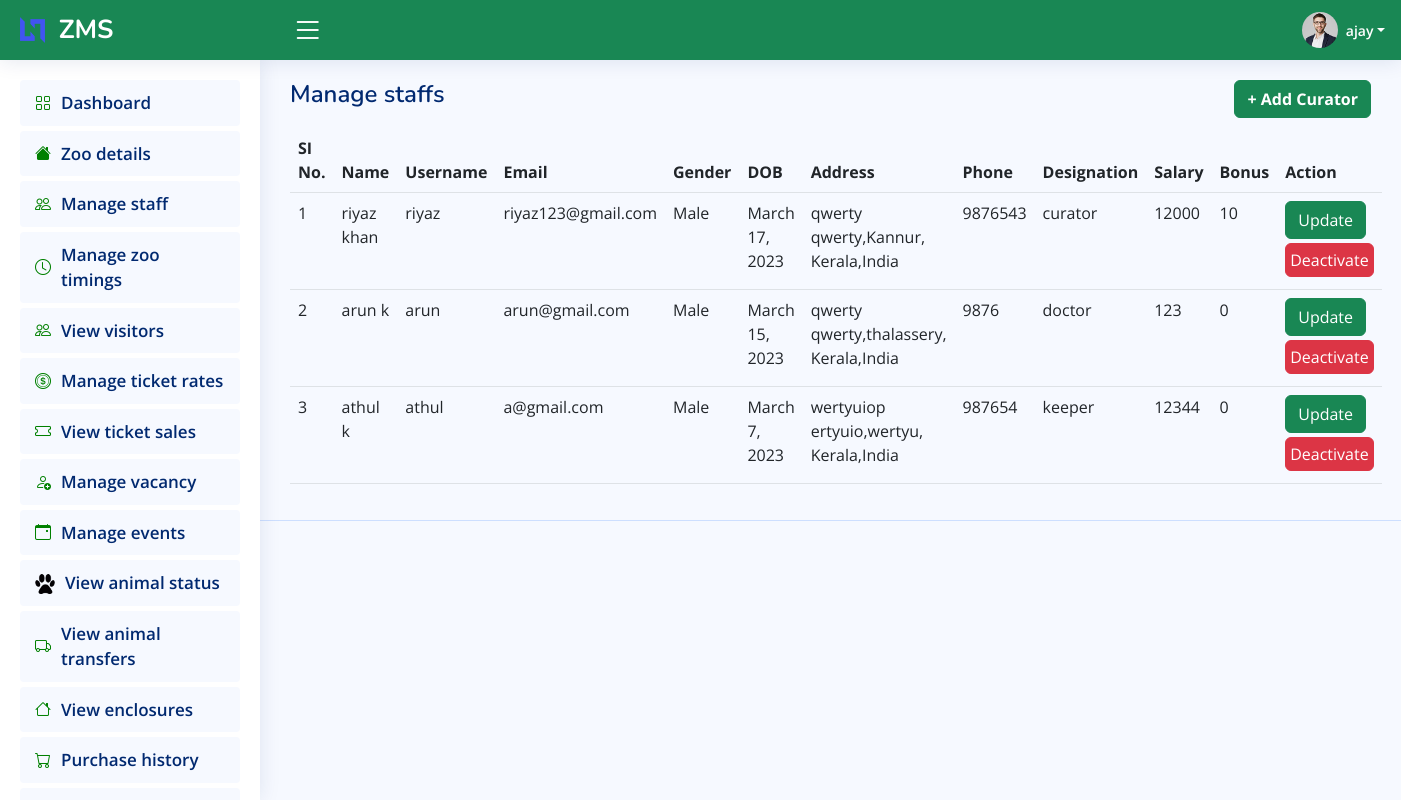
Page /director/manage_staff/ (signed in) on the earlier database version.
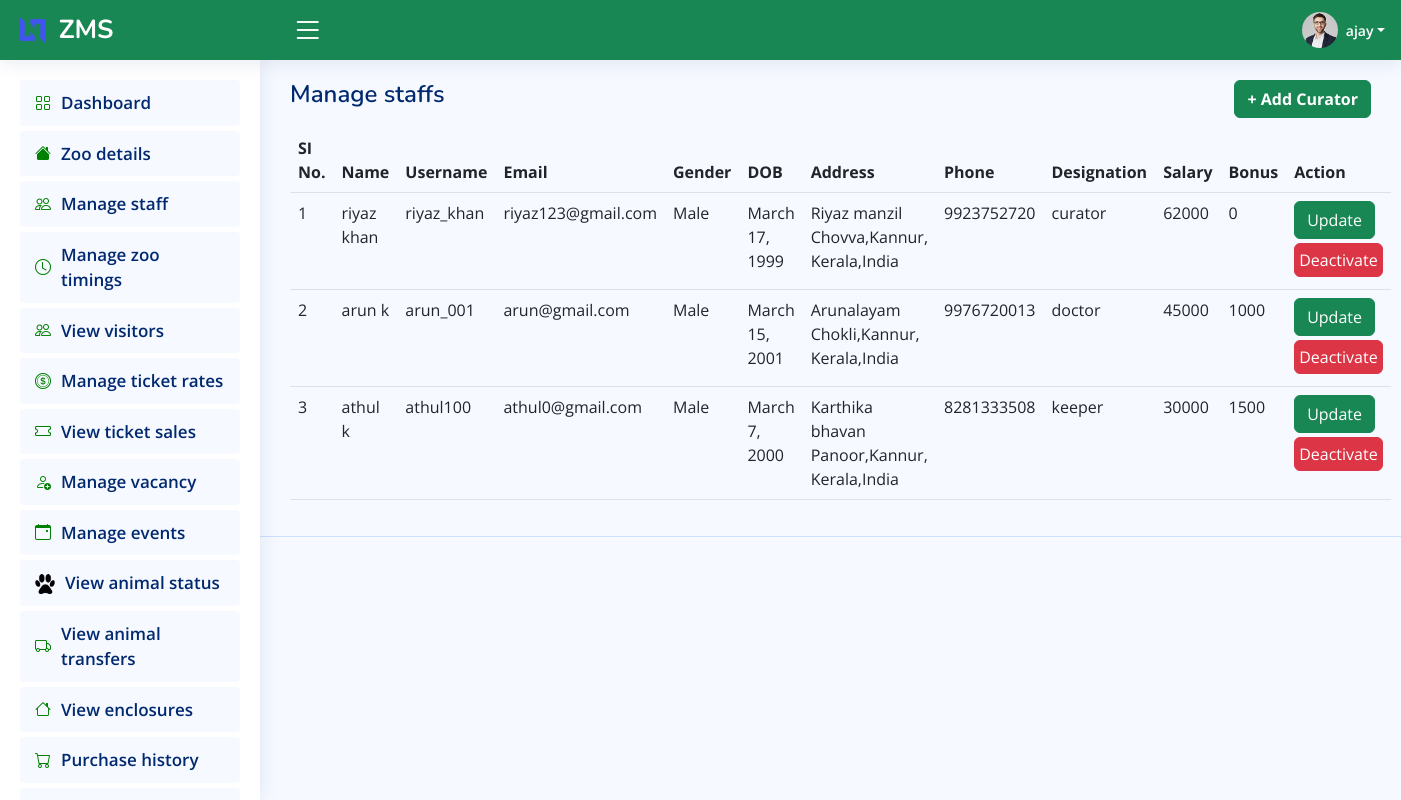
Same page on the later database version.
### accounts/models.py (models this page shows)
class Users(AbstractUser):
    gen_choice = (('m','male'),('f','female'))
    con_choice = (('Afghanistan', 'Afghanistan'),('Albania', 'Albania'),('Algeria', 'Algeria'),('Andorra', 'Andorra'),('Angola', 'Angola'),('Antigua and Barbuda', 'Antigua and Barbuda'),('Argentina', 'Argentina'),('Armenia', 'Armenia'),('Australia', 'Australia'),('Austria', 'Austria'),('Azerbaijan', 'Azerbaijan'),('Bahamas', 'Bahamas'),('Bahrain', 'Bahrain'),('Bangladesh', 'Bangladesh'),('Barbados', 'Barbados'),('Belarus', 'Belarus'),('Belgium', 'Belgium'),('Belize', 'Belize'),('Benin', 'Benin'),('Bhutan', 'Bhutan'),('Bolivia', 'Bolivia'),('Bosnia and Herzegovina', 'Bosnia and Herzegovina'),('Botswana', 'Botswana'),('Brazil', 'Brazil'),
        ('Brunei', 'Brunei'),('Bulgaria', 'Bulgaria'),('Burkina Faso', 'Burkina Faso'),('Burundi', 'Burundi'),('Cabo Verde', 'Cabo Verde'),('Cambodia', 'Cambodia'),('Cameroon', 'Cameroon'),('Canada', 'Canada'),('Central African Republic', 'Central African Republic'),('Chad', 'Chad'),('Chile', 'Chile'),('China', 'China'),('Colombia', 'Colombia'),('Comoros', 'Comoros'),('Congo', 'Congo'),('Costa Rica', 'Costa Rica'),('Croatia', 'Croatia'),('Cuba', 'Cuba'),('Cyprus', 'Cyprus'),('Czech Republic', 'Czech Republic'),('Denmark', 'Denmark'),('Djibouti', 'Djibouti'),('Dominica', 'Dominica'),('Dominican Republic', 'Dominican Republic'),('Ecuador', 'Ecuador'),
        ('Egypt', 'Egypt'),('El Salvador', 'El Salvador'),('Equatorial Guinea', 'Equatorial Guinea'),('Eritrea', 'Eritrea'),('Estonia', 'Estonia'),('Eswatini', 'Eswatini'),('Ethiopia', 'Ethiopia'),('Fiji', 'Fiji'),('Finland', 'Finland'),('France', 'France'),('Gabon', 'Gabon'),('Gambia', 'Gambia'),('Georgia', 'Georgia'),('Germany', 'Germany'),('Ghana', 'Ghana'),('Greece', 'Greece'),('Grenada', 'Grenada'),('Guatemala', 'Guatemala'),('Guinea', 'Guinea'),('Guinea-Bissau', 'Guinea-Bissau'),('Guyana', 'Guyana'),('Haiti', 'Haiti'),('Honduras', 'Honduras'),('Hungary', 'Hungary'),('Iceland','Iceland'),("India", "India"),("Indonesia", "Indonesia"),("Iran", "Iran"),
        ("Iraq", "Iraq"),("Ireland", "Ireland"),('Israel', 'Israel'),('Italy', 'Italy'),('Jamaica', 'Jamaica'),('Japan', 'Japan'),('Jordan', 'Jordan'),('Kazakhstan', 'Kazakhstan'),('Kenya', 'Kenya'),('Kiribati', 'Kiribati'),('North Korea', 'North Korea'),('South Korea', 'South Korea'),('Kuwait', 'Kuwait'),('Kyrgyzstan', 'Kyrgyzstan'),('Laos', 'Laos'),('Latvia', 'Latvia'),('Lebanon', 'Lebanon'),('Lesotho', 'Lesotho'),('Liberia', 'Liberia'),('Libya', 'Libya'),('Liechtenstein', 'Liechtenstein'),('Lithuania', 'Lithuania'),('Luxembourg', 'Luxembourg'),('Madagascar', 'Madagascar'),('Malawi', 'Malawi'),('Malaysia', 'Malaysia'),('Maldives', 'Maldives'),('Mali', 'Mali'),
        ('Malta', 'Malta'),('Marshall Islands', 'Marshall Islands'),('Mauritania', 'Mauritania'),('Mauritius', 'Mauritius'),('Mexico', 'Mexico'),('Micronesia', 'Micronesia'),('Moldova', 'Moldova'),('Monaco', 'Monaco'),('Mongolia', 'Mongolia'),('Montenegro', 'Montenegro'),('Morocco', 'Morocco'),('Mozambique', 'Mozambique'),('Myanmar', 'Myanmar'),('Namibia', 'Namibia'),('Nauru', 'Nauru'),('Nepal', 'Nepal'),('Netherlands', 'Netherlands'),('New Zealand', 'New Zealand'),('Nicaragua', 'Nicaragua'),('Niger', 'Niger'),('Nigeria', 'Nigeria'),('North Macedonia', 'North Macedonia'),('Norway', 'Norway'),('Oman', 'Oman'),('Pakistan', 'Pakistan'),('Palau', 'Palau'),('Panama', 'Panama'),
        ('Papua New Guinea', 'Papua New Guinea'),('Paraguay', 'Paraguay'),('Peru', 'Peru'),('Philippines', 'Philippines'),('Poland', 'Poland'),('Portugal', 'Portugal'),('Qatar', 'Qatar'),('Romania', 'Romania'),('Russia', 'Russia'),('Rwanda', 'Rwanda'),('Saint Kitts and Nevis', 'Saint Kitts and Nevis'),('Saint Lucia', 'Saint Lucia'),('Saint Vincent and the Grenadines', 'Saint Vincent and the Grenadines'),('Samoa', 'Samoa'),('San Marino', 'San Marino'), ('Sao Tome and Principe','Sao Tome and Principe'), ('Saudi Arabia','Saudi Arabia'), ('Senegal','Senegal'), ('Serbia','Serbia'), ('Seychelles','Seychelles'), ('Sierra Leone','Sierra Leone'),('Singapore','Singapore'), ('Slovakia','Slovakia'),
        ('Slovenia','Slovenia'), ('Solomon Islands','Solomon Islands'), ('Somalia','Somalia'), ('South Africa','South Africa'), ('South Sudan','South Sudan'), ('Spain','Spain'), ('Sri Lanka','Sri Lanka'), ('Sudan','Sudan'), ('Suriname','Suriname'), ('Sweden','Sweden'), ('Switzerland','Switzerland'), ('Syria','Syria'), ('Taiwan','Taiwan'), ('Tajikistan','Tajikistan'), ('Tanzania','Tanzania'), ('Thailand','Thailand'), ('Timor-Leste','Timor-Leste'), ('Togo','Togo'), ('Tonga','Tonga'), ('Trinidad and Tobago','Trinidad and Tobago'), ('Tunisia','Tunisia'), ('Turkey','Turkey'), ('Turkmenistan','Turkmenistan'), ('Tuvalu','Tuvalu'), ('Uganda','Uganda'), ('Ukraine','Ukraine'),
        ('United Arab Emirates','United Arab Emirates'), ('United Kingdom','United Kingdom'), ('United States','United States'), ('Uruguay','Uruguay'), ('Uzbekistan','Uzbekistan'), ('Vanuatu','Vanuatu'), ('Vatican City','Vatican City'), ('Venezuela','Venezuela'), ('Vietnam','Vietnam'), ('Yemen','Yemen'), ('Zambia','Zambia'), ('Zimbabwe','Zimbabwe')
    )
    gender = models.CharField(max_length=1,choices=gen_choice)
    dob = models.DateField(null=True,blank=True)
    country = models.CharField(max_length=32,choices=con_choice)
    state = models.CharField(max_length=30)
    city = models.CharField(max_length=20)
    street = models.CharField(max_length=20)
    pincode = models.IntegerField(null=True,blank=True)
    house_name = models.CharField(max_length=50)
    phone = models.BigIntegerField(default=0)
    usertype = models.CharField(max_length=15)
    profile = models.ImageField(upload_to="DP",max_length=300,verbose_name="profile photo",default="null")
    id_card = models.FileField(upload_to="id",max_length=300)
    def __str__(self):
        return self.username

class Staffs(models.Model):
    desig = models.CharField(max_length=20,verbose_name="Designation")
    salary = models.BigIntegerField()
    bonus = models.IntegerField(default=0)
    user = models.ForeignKey(to=Users,on_delete=models.CASCADE)

### Director/views.py (the view)
# urls.py: path('manage_staff/',staffList,name="director_manage_staff"),
@login_required()
def staffList(request):
    staffObj = Staffs.objects.exclude(desig = 'director')
    return render(request,'view staffs.html',{'staffs':staffObj})

### Director/templates/view staffs.html (shortened to what this page needs)
{% extends 'shared/directorpanel.html' %}
{% block pagetitle %}
<div class="d-flex justify-content-between">
    <h1>Manage staffs</h1>
    <a href="{% url 'director_add_curator' %}" class="btn btn-success text-white" style="width:max-content;"> <b>+ Add Curator</b> </a>
</div>
{% endblock pagetitle %}
{% block display %}
    <div class="row">
        <div class="col-sm-12">
            <table class="table table-stripped datatable" style="height: inherit;">
                <thead>
                    <tr>
                        <th>SI No.</th>
                        <th>Name</th>
                        <th>Username</th>
                        <th>Email</th>
                        <th>Gender</th>
                        <th>DOB</th>
                        <th>Address</th>
                        <th>Phone</th>
                        <th>Designation</th>
                        <th>Salary</th>
                        <th>Bonus</th>
                        <th>Action</th>
                    </tr>
                </thead>
                {% for staff in staffs %}
                <tr>
                    <td>{{forloop.counter}}</td>
                    <td>{{staff.user.first_name}} {{staff.user.last_name}}</td>
                    <td>{{staff.user.username}}</td>
                    <td>{{staff.user.email}}</td>
                    {% if staff.user.gender == 'm' %}
                    <td>Male</td>
                    {% else %}
                    <td>Female</td>
                    {% endif %}
                    <td>{{staff.user.dob}}</td>
                    <td>{{staff.user.house_name}} <br> {{staff.user.street}},{{staff.user.city}},<br>{{staff.user.state}},{{staff.user.country}}</td>
                    <td>{{staff.user.phone}}</td>
                    <td>{{staff.desig}}</td>
                    <td>{{staff.salary}}</td>
                    <td>{{staff.bonus}}</td>
                    <td><a href="{% url 'director_update_staff' staff.user.id %}" class="btn btn-success text-white">
                        Update
                        </a>
                    {% if staff.user.is_active == 1 %}
                    <a href="{% url 'director_change_staffstatus' staff.user.id %}" onclick="return confirm('Are you sure?')" class="btn btn-danger text-white activate p-1 my-1" style="padding-top: 0;">
                        Deactivate
                    </a>
                    {% else %}
                    <a href="{% url 'director_change_staffstatus' staff.user.id %}" onclick="return confirm('Are you sure?')" class="btn btn-success text-white activate p-1 my-1" style="padding-top: 0;">
                        Activate
                    </a>
                    {% endif %}
                    </td>
                </tr>
                {% endfor %}
            </table>
        </div>
    </div>
{% endblock display %}

### Director/templates/shared/directorpanel.html (shortened to what this page needs)
<!DOCTYPE html>
<html lang="en">
{% load static %}
<head>
  <link href="{% static 'assets/vendor/bootstrap/css/bootstrap.min.css' %}" rel="stylesheet">
  <link href="{% static 'assets/vendor/bootstrap-icons/bootstrap-icons.css' %}" rel="stylesheet">
  <link href="{% static 'assets/vendor/boxicons/css/boxicons.min.css' %}" rel="stylesheet">
  <link href="{% static 'assets/vendor/quill/quill.snow.css' %}" rel="stylesheet">
  <link href="{% static 'assets/vendor/quill/quill.bubble.css' %}" rel="stylesheet">
  <link href="{% static 'assets/vendor/remixicon/remixicon.css' %}" rel="stylesheet">
  <link href="{% static 'assets/vendor/simple-datatables/style.css' %}" rel="stylesheet">
  <link href="{% static 'assets/css/buttons.dataTables.min.css' %}" rel="stylesheet">
  <link href="{% static 'assets/css/jquery.dataTables.min.css' %}" rel="stylesheet">
  <link href="{% static 'assets/css/style.css' %}" rel="stylesheet">
</head>
<body>
  <header id="header" class="header bg-success fixed-top d-flex align-items-center">
    <div class="d-flex align-items-center justify-content-between" style="width:22%">
      <a href="index.html" class="logo d-flex align-items-center">
        <img src="{% static 'assets/img/logo.png' %}" alt="">&nbsp;&nbsp;
        <span class="d-none d-lg-block text-white">ZMS</span>
      </a>
      <i class="bi bi-list toggle-sidebar-btn text-white"></i>
    </div>
    <nav class="header-nav ms-auto">
      <ul class="d-flex align-items-center">
        <li class="nav-item dropdown pe-3">
          <a class="nav-link nav-profile d-flex align-items-center pe-0" href="#" data-bs-toggle="dropdown">
            <img src="{% static 'assets/img/profile-img.jpg' %}" alt="Profile" class="rounded-circle">
            <span class="d-none d-md-block dropdown-toggle ps-2 text-white">{{user}}</span>
          </a>
        </li>
      </ul>
    </nav>
  </header>
  <aside id="sidebar" class="sidebar">
    <ul class="sidebar-nav" id="sidebar-nav">
      <li class="nav-item">
        <a class="nav-link " href="{% url 'director_home' %}">
          <i class="bi bi-grid"></i>
          <span>Dashboard</span>
        </a>
      </li>
      <li class="nav-item">
        <a class="nav-link " href="{% url 'director_view_zoo_details' %}">
            <i class="bi bi-house-fill"></i>
            <span>Zoo details</span>
        </a>
      </li>
      <li class="nav-item">
        <a class="nav-link " href="{% url 'director_manage_staff' %}">
            <i class="bi bi-people"></i>
            <span>Manage staff</span>
        </a>
      </li>
      <li class="nav-item">
        <a class="nav-link " href="{% url 'director_manage_zoo_time' %}">
            <i class="bi bi-clock"></i>
            <span>Manage zoo timings</span>
        </a>
      </li>
      <li class="nav-item">
        <a class="nav-link " href="{% url 'director_view_visitors' %}">
            <i class="bi bi-people"></i>
            <span>View visitors</span>
        </a>
      </li>
      <li class="nav-item">
        <a class="nav-link " href="{% url 'director_manage_ticket_rate' %}">
            <i class="bi bi-coin"></i>
            <span>Manage ticket rates</span>
        </a>
      </li>
      <li class="nav-item">
        <a class="nav-link " href="{% url 'director_view_ticket_sales' %}">
            <i class="bi bi-ticket"></i>
            <span>View ticket sales</span>
        </a>
      </li>
      <li class="nav-item">
        <a class="nav-link " href="{% url 'director_manage_vacancy' %}">
            <i class="bi bi-person-add"></i>
            <span>Manage vacancy</span>
        </a>
      </li>
      <li class="nav-item">
        <a class="nav-link " href="{% url 'director_manage_events' %}">
            <i class="bi-calendar-event"></i>
            <span>Manage events</span>
        </a>
      </li>
      <li class="nav-item">
        <a class="nav-link " href="{% url 'director_view_animals' %}">
            <i>
            </i>
            <span>View animal status</span>
        </a>
      </li>
      <li class="nav-item">
        <a class="nav-link " href="{% url 'director_view_transfer_details' %}">
            <i class="bi bi-truck"></i>
            <span>View animal transfers</span>
        </a>
      </li>
      <li class="nav-item">
        <a class="nav-link " href="{% url 'director_view_enclosures' %}">
            <i class="bi bi-house"></i>
            <span>View enclosures</span>
        </a>
      </li>
      <li class="nav-item">
        <a class="nav-link " href="{% url 'director_view_purchase_history' %}">
            <i class="bi bi-cart"></i>
            <span>Purchase history</span>
        </a>
      </li>
      <li class="nav-item">
        <a class="nav-link " href="{% url 'director_manage_sponsers' %}">
        </a>
      </li>
    </ul>
  </aside>
  <main id="main" class="main">
    <div class="pagetitle">
        {% block pagetitle %}{% endblock pagetitle %}
    </div>
    <section class="section dashboard">
      <div class="row">
        {% block display %}
        {% endblock display %}
      </div>
    </section>
  </main>
  <footer id="footer" class="footer">
  </footer>
</body>
</html>

### static/assets/css/style.css (style rules this page uses)
:root { scroll-behavior: smooth; }
body { font-family: "Open Sans", sans-serif; background: #f6f9ff; color: #444444; }
a { color: #4154f1; text-decoration: none; }
h1, h2, h3, h4, h5, h6 { font-family: "Nunito", sans-serif; }
#main { margin-top: 60px; padding: 20px 30px; transition: all 0.3s; }
.pagetitle { margin-bottom: 10px; }
.pagetitle h1 { font-size: 24px; margin-bottom: 0; font-weight: 600; color: #012970; }
.logo { line-height: 1; }
@media (min-width: 1200px) { .logo { width: 280px; } }
.logo img { max-height: 26px; margin-right: 6px; }
.logo span { font-size: 26px; font-weight: 700; color: #012970; font-family: "Nunito", sans-serif; }
.header { transition: all 0.5s; z-index: 997; height: 60px; box-shadow: 0px 2px 20px rgba(1, 41, 112, 0.1); background-color: #fff; padding-left: 20px; }
.header .toggle-sidebar-btn { font-size: 32px; padding-left: 10px; cursor: pointer; color: #012970; }
.header-nav ul { list-style: none; }
.header-nav>ul { margin: 0; padding: 0; }
.header-nav .nav-profile { color: #012970; }
.header-nav .nav-profile img { max-height: 36px; }
.header-nav .nav-profile span { font-size: 14px; font-weight: 600; }
.sidebar { position: fixed; top: 60px; left: 0; bottom: 0; width: 260px; z-index: 996; transition: all 0.3s; padding: 20px; overflow-y: auto; scrollbar-width: thin; scrollbar-color: #aab7cf transparent; box-shadow: 0px 0px 20px rgba(1, 41, 112, 0.1); background-color: #fff; }
@media (min-width: 1200px) { #main, #footer { margin-left: 260px; } }
.sidebar-nav { padding: 0; margin: 0; list-style: none; }
.sidebar-nav li { padding: 0; margin: 0; list-style: none; }
.sidebar-nav .nav-item { margin-bottom: 5px; }
.sidebar-nav .nav-link { display: flex; align-items: center; font-size: 17px; font-weight: 600; color: #012970; transition: 0.3; background: #f6f9ff; padding: 10px 15px; border-radius: 4px; }
.sidebar-nav .nav-link i { font-size: 16px; margin-right: 10px; color: green; }
.footer { padding: 20px 0; font-size: 14px; transition: all 0.3s; border-top: 1px solid #cddfff; }

Differences in the rows shown:
changed Staffs "curator": user.username "riyaz" → "riyaz_khan"; user.dob "March 17, 2023" → "March 17, 1999"; user.house_name "qwerty" → "Riyaz manzil"; user.street "qwerty" → "Chovva"; user.phone "9876543" → "9923752720"; salary "12000" → "62000"; bonus "10" → "0"
changed Staffs "doctor": user.username "arun" → "arun_001"; user.dob "March 15, 2023" → "March 15, 2001"; user.house_name "qwerty" → "Arunalayam"; user.street "qwerty" → "Chokli"; user.city "thalassery" → "Kannur"; user.phone "9876" → "9976720013"; salary "123" → "45000"; bonus "0" → "1000"
changed Staffs "keeper": user.username "athul" → "athul100"; user.email "a@gmail.com" → "athul0@gmail.com"; user.dob "March 7, 2023" → "March 7, 2000"; user.house_name "wertyuiop" → "Karthika bhavan"; user.street "ertyuio" → "Panoor"; user.city "wertyu" → "Kannur"; user.phone "987654" → "8281333508"; salary "12344" → "30000"; bonus "0" → "1500"
